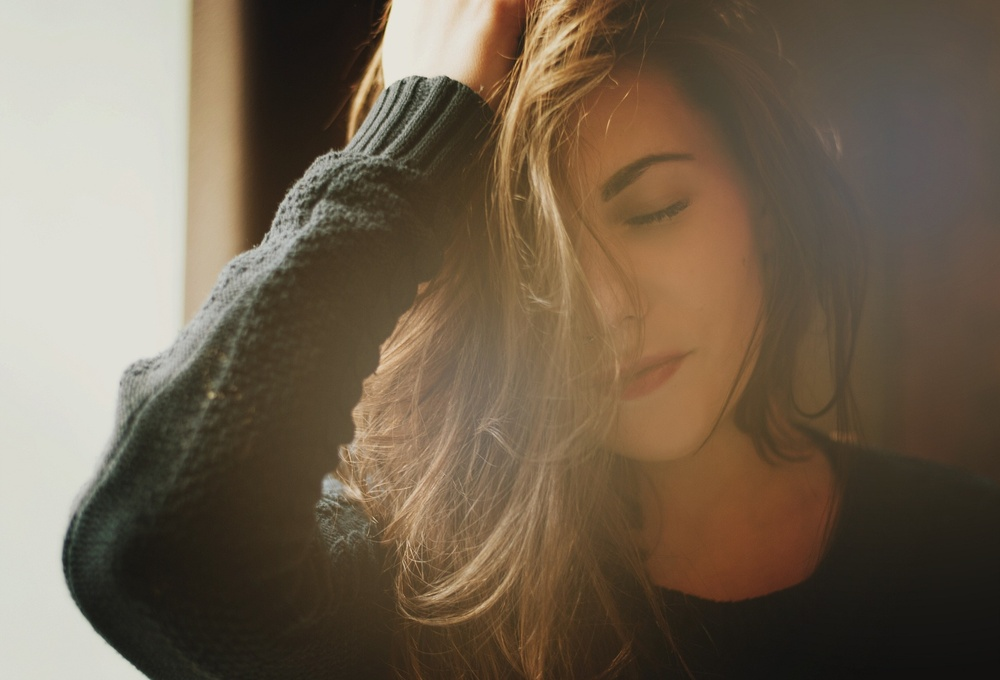
#> input picture Histogram/images/morning.jpg, 1000 x 680 px, shrunk from 1920 x 1305 before the run, found by its file name
$ python test01.py
#> lines starting #> are read from the running program, lines starting #| are printed output that depends on the picture
import cv2
import matplotlib.pyplot as plt
import numpy as np

def cv_show(img, name):
    cv2.imshow(name, img)
    cv2.waitKey(0)  # 等待输入任意键，注意必须是英文
class My_Histogram:
    def my_histogram (img):
        # 计算每个灰度值频率
        a = np.array([0]*256)
        # x轴坐标
        b = np.array([0]*256)
        for i in range(255):
            b[i]=i
        i = 0
        while i < len(img):
            j = 0
            while j < len(img[i]):
                a[img[i][j]] += 1
                j += 1
            i += 1
        plt.bar(b, a)
        plt.show()

    def my_hist_equal(img):
        h = [0]*256
        hs = [0] * 256
        hp = [0]*256
        g=img.copy()
        hang = img.shape[0]
        lie = img.shape[1]
        sum=hang*lie*1
        # 统计灰度直方图中不同灰度像素个数
        for i in range(len(img)):
            for j in range(len(img[i])):
                h[img[i][j]] += 1

        # 计算图像各灰度级的累计分布hp极其对应的百分比,。
        for i in range(1,256):
            hs[i]=h[i]/sum
            hp[i]=hs[i]+hp[i-1]

        # 改变图像值：
        for i in range(1,255):
            index=np.where(img==i)
            g[index]=hp[i]*255
        # 显示图像
        x = [i for i in range(256)]
        # 统计改变之后的图像灰度值！
        y=[0]*256
        for i in range(hang):
            for j in range(lie):
                y[g[i][j]] += 1
        plt.bar(x,y,width=1.0)
        plt.show()
        return g


img = cv2.imread(r'images\morning.jpg', 0)  # 读取图片
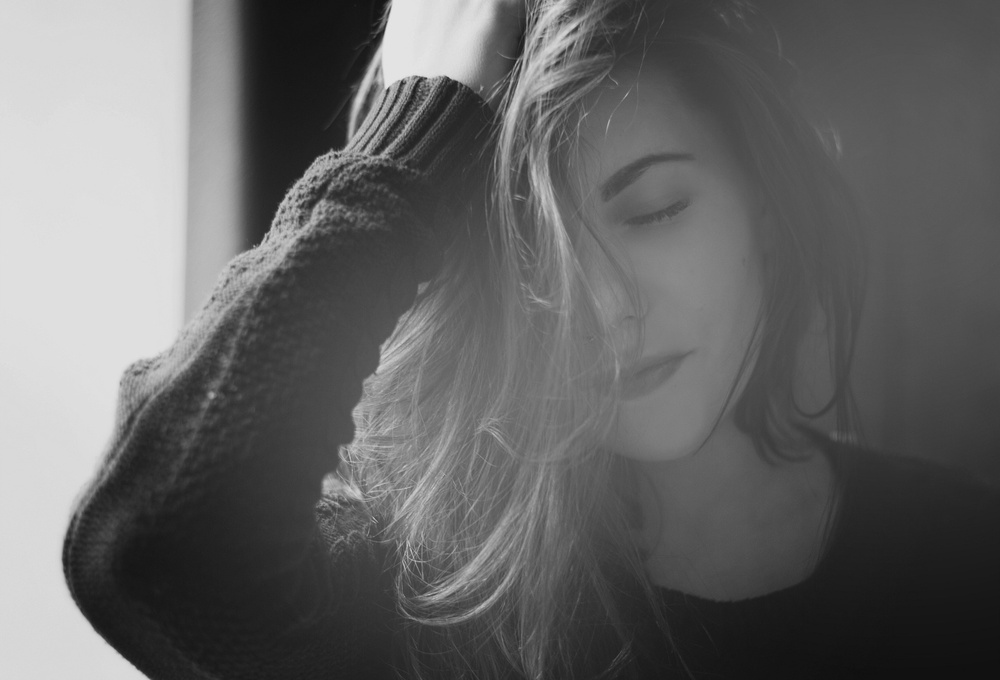
#> img: shape (680, 1000); min 15, max 232, mean 101.5
My_Histogram.my_histogram(img)
#> after the loop in my_histogram, `while i < len(img):`: a = 256 values, max 22960 at index 223, min 0 at index 0, mean 2656.2; i = 680
#> in my_histogram, `plt.show()`:
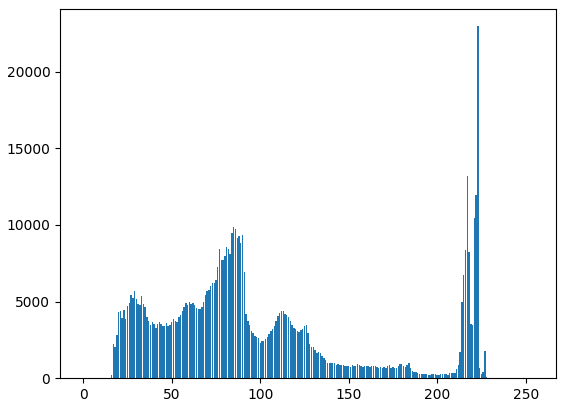
#> figure drawn by matplotlib, 1 panel; tallest bar 22960 high, from x = 222.6 to 223.4
out=My_Histogram.my_hist_equal(img)
#> after the loop in my_hist_equal, `for i in range(len(img)):`: h has the same summary as a in my_histogram
#> after the loop in my_hist_equal, `for i in range(1,256):`: hp = 256 values from 0 to 1; hs = 256 values, max 0.0338 at index 223, min 0 at index 0, mean 0.00391
#> the loop in my_hist_equal, `for i in range(1,255):` made 254 passes
#> index on passes 1 to 3: (empty array, empty array), (empty array, empty array), (empty array, empty array)
#> after the loop in my_hist_equal, `for i in range(1,255):`:
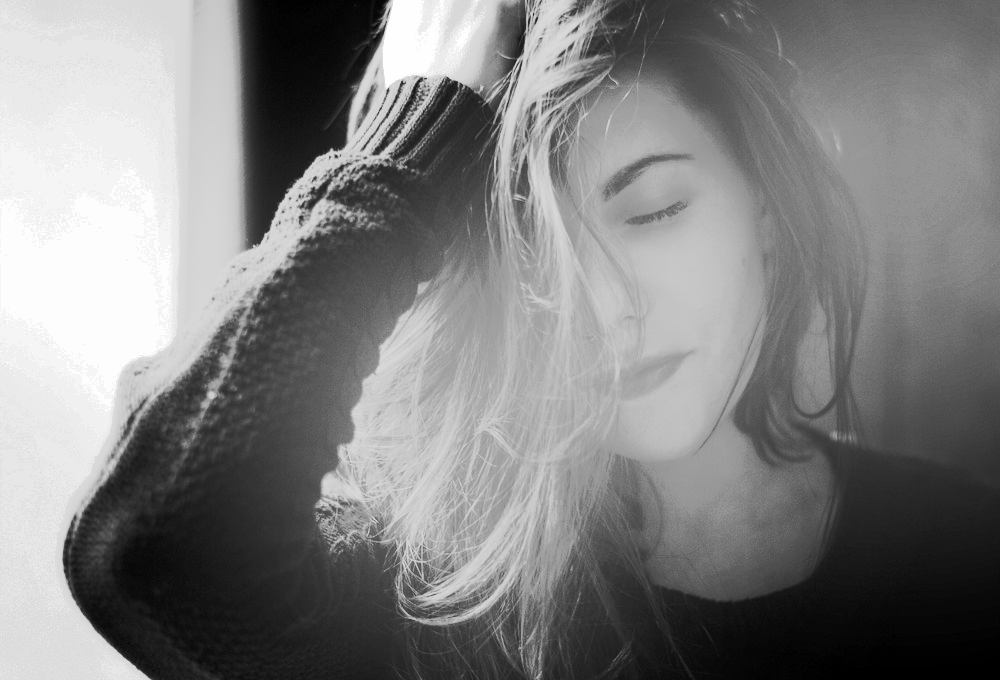
#> g: shape (680, 1000); min 0, max 254, mean 128.2
#> in my_hist_equal, `plt.show()`:
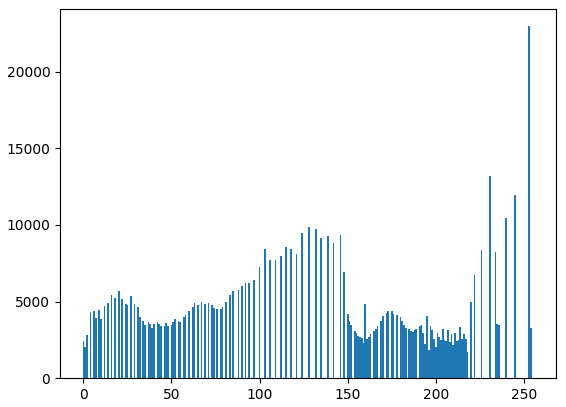
#> figure drawn by matplotlib, 1 panel; tallest bar 22960 high, from x = 252.5 to 253.5
cv_show(img,'past')
cv_show(out,'now')
